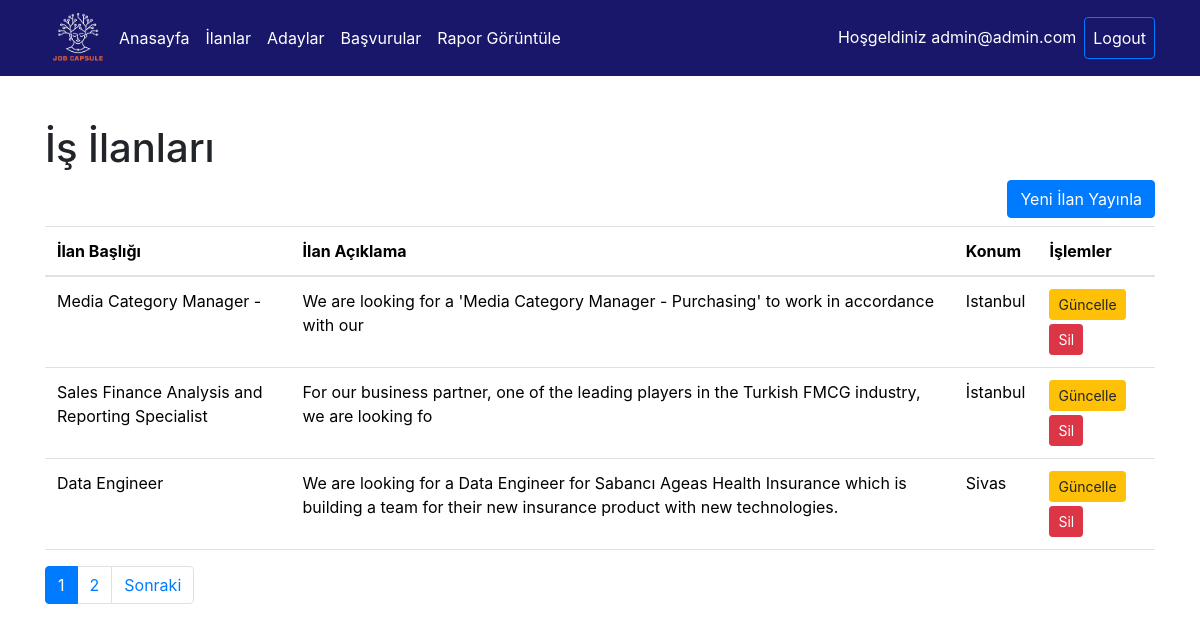
The page /Job_Capsule/Components/Admin-Operations/JobList.php (signed in) on the database its author committed.
### tables this page shows
CREATE TABLE `jobs` (
  `id` int(11) NOT NULL,
  `title` text NOT NULL,
  `short_description` text NOT NULL,
  `long_description` text NOT NULL,
  `location` varchar(100) NOT NULL,
  `created_on` date NOT NULL,
  `created_by` varchar(100) NOT NULL,
  `last_modified_on` date DEFAULT NULL,
  `last_modified_by` varchar(100) DEFAULT NULL,
  `is_deleted` tinyint(1) NOT NULL,
  `isActive` tinyint(1) NOT NULL
);

### Job_Capsule/libs/functions.php (called while the page is built, shortened)
<?php
function getAllJobs($page)
{
    include "config.php";
    $pageCount = 3;
    $offset = ($page - 1) * $pageCount;
    $query = "FROM jobs j WHERE j.is_deleted=0";
    $total_sql = "SELECT COUNT(*) " . $query;
    $count_data = mysqli_query($connection, $total_sql);
    $count = mysqli_fetch_array($count_data)[0];
    $total_pages = ceil($count / $pageCount);
    $sql = "SELECT * " . $query . " LIMIT $offset, $pageCount";
    $result = mysqli_query($connection, $sql);
    return array(
        "total_pages" => $total_pages,
        "data" => $result,
        "totalCount" => $count
    );
}
?>

### Job_Capsule/Components/Admin-Operations/jobList.php (the view, shortened to what this page needs)
<?php
require_once "../../libs/functions.php";
include "admin-nav.php";
$page = 1;
$result = getAllJobs($page);
$data = $result["data"];
$total_pages = $result["total_pages"];
function createJobTable($data)
{
    $html = '<table class="table">';
    $html .= '<thead><tr><th>İlan Başlığı</th><th>İlan Açıklama</th><th>Konum</th><th>İşlemler</th></tr></thead>';
    $html .= '<tbody>';
    foreach ($data as $job) {
        $html .= '<tr>';
        $html .= '<td>' . $job['title'] . '</td>';
        $html .= '<td>' . $job['short_description'] . '</td>';
        $html .= '<td>' . $job['location'] . '</td>';
        $html .= '<td>';
        $html .= '<a href="jobUpdate.php?id=' . $job['id'] . '" class="btn btn-warning btn-sm mb-1">Güncelle</a>';
        $html .= '<a href="jobDelete.php?id=' . $job['id'] . '" class="btn btn-danger btn-sm">Sil</a>';
        $html .= '</td>';
        $html .= '</tr>';
    }
    $html .= '</tbody></table>';
    return $html;
}
?>
<!DOCTYPE html>
<html lang="en">
<head>
    <link rel="stylesheet" href="https://stackpath.bootstrapcdn.com/bootstrap/4.5.2/css/bootstrap.min.css"
>
</head>
<body>
    <div class="container mt-5">
        <h1>İş İlanları</h1>
        <a href="jobInsert.php" class="btn btn-primary btn-large float-right mb-2">Yeni İlan Yayınla</a>
        <?php echo createJobTable($data); ?>
        <nav aria-label="Page navigation">
            <ul class="pagination">
                <?php for ($i = 1; $i <= $total_pages; $i++): ?>
                    <li class="page-item <?php if ($i == $page)
                        echo 'active'; ?>"><a class="page-link"
                            href="JobList.php?page=<?php echo $i; ?>"><?php echo $i; ?></a></li>
                <?php endfor; ?>
                <?php if ($page < $total_pages): ?>
                    <li class="page-item"><a class="page-link"
                            href="JobList.php?page=<?php echo ($page + 1); ?>">Sonraki</a>
                    </li>
                <?php endif; ?>
            </ul>
        </nav>
    </div>
</body>
</html>

### rows shown on the page
jobs: title "Media Category Manager -", short_description "We are looking for a 'Media Category Manager - Purchasing' to work in accordance with our", location "Istanbul"
jobs: title "Sales Finance Analysis and Reporting Specialist", short_description "For our business partner, one of the leading players in the Turkish FMCG industry, we are looking fo", location "İstanbul"
jobs: title "Data Engineer", short_description "We are looking for a Data Engineer for Sabancı Ageas Health Insurance which is building a team for their new insurance product with new technologies.", location "Sivas"

### other values the page prints
$_SESSION['mail'] "admin@admin.com"
